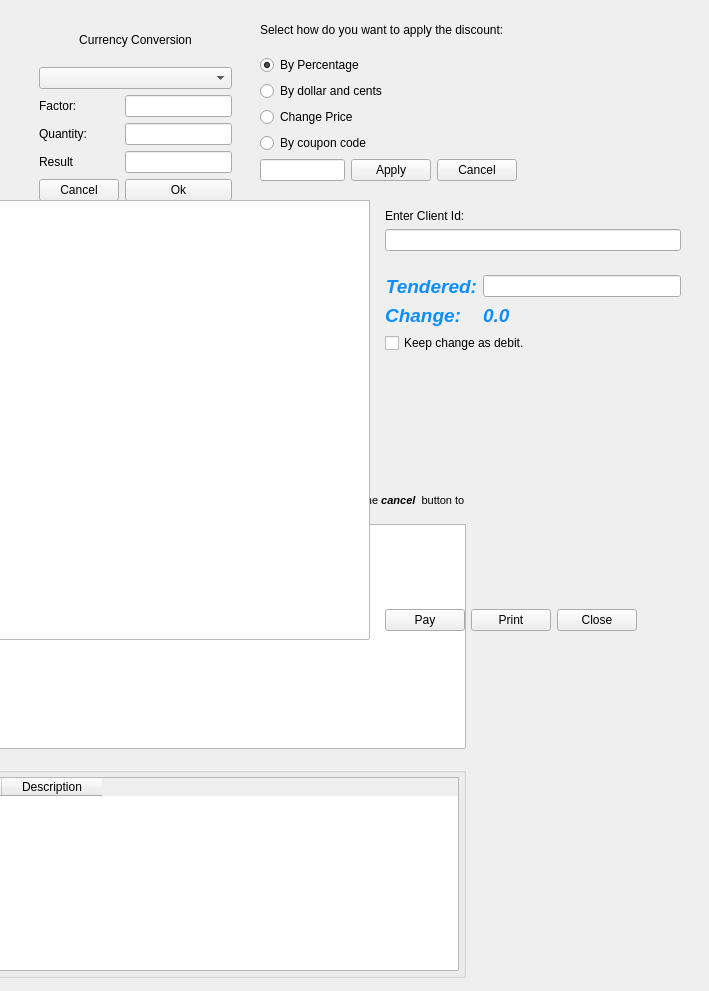
      <widget class="QWidget" name="page_Adds">
       <widget class="QFrame" name="frameCurrency">
        <property name="geometry">
         <rect>
          <x>30</x>
          <y>10</y>
          <width>211</width>
          <height>200</height>
         </rect>
        </property>
        <property name="frameShape">
         <enum>QFrame::NoFrame</enum>
        </property>
        <property name="frameShadow">
         <enum>QFrame::Raised</enum>
        </property>
        <layout class="QGridLayout" name="gridLayout_3">
         <item row="0" column="0" colspan="2">
          <widget class="QLabel" name="label_15">
           <property name="text">
            <string>Currency Conversion</string>
           </property>
           <property name="alignment">
            <set>Qt::AlignCenter</set>
           </property>
          </widget>
         </item>
         <item row="1" column="0" colspan="2">
          <widget class="QComboBox" name="comboCurrency"/>
         </item>
         <item row="2" column="0">
          <widget class="QLabel" name="label_12">
           <property name="text">
            <string>Factor:</string>
           </property>
          </widget>
         </item>
         <item row="2" column="1">
          <widget class="QLineEdit" name="editConvFactor">
           <property name="readOnly">
            <bool>true</bool>
           </property>
          </widget>
         </item>
         <item row="3" column="0">
          <widget class="QLabel" name="label_13">
           <property name="text">
            <string>Quantity:</string>
           </property>
          </widget>
         </item>
         <item row="3" column="1">
          <widget class="QLineEdit" name="editConvQty"/>
         </item>
         <item row="4" column="0">
          <widget class="QLabel" name="label_14">
           <property name="text">
            <string>Result</string>
           </property>
          </widget>
         </item>
         <item row="4" column="1">
          <widget class="QLineEdit" name="editConvResult">
           <property name="readOnly">
            <bool>true</bool>
           </property>
          </widget>
         </item>
         <item row="5" column="0">
          <widget class="QPushButton" name="btnConvCancel">
           <property name="text">
            <string>Cancel</string>
           </property>
          </widget>
         </item>
         <item row="5" column="1">
          <widget class="QPushButton" name="btnConvOk">
           <property name="text">
            <string>Ok</string>
           </property>
          </widget>
         </item>
        </layout>
       </widget>
       <widget class="QWidget" name="discountWidget" native="true">
        <property name="geometry">
         <rect>
          <x>260</x>
          <y>10</y>
          <width>257</width>
          <height>171</height>
         </rect>
        </property>
        <property name="sizePolicy">
         <sizepolicy hsizetype="MinimumExpanding" vsizetype="MinimumExpanding">
          <horstretch>0</horstretch>
          <verstretch>0</verstretch>
         </sizepolicy>
        </property>
        <layout class="QVBoxLayout" name="verticalLayout_5">
         <item>
          <widget class="QLabel" name="lbl_discounts">
           <property name="text">
            <string>Select how do you want to apply the discount:</string>
           </property>
           <property name="wordWrap">
            <bool>true</bool>
           </property>
          </widget>
         </item>
         <item>
          <widget class="QRadioButton" name="rbPercentage">
           <property name="text">
            <string>By Percentage</string>
           </property>
           <property name="checked">
            <bool>true</bool>
           </property>
          </widget>
         </item>
         <item>
          <widget class="QRadioButton" name="rbMoney">
           <property name="text">
            <string>By dollar and cents</string>
           </property>
          </widget>
         </item>
         <item>
          <widget class="QRadioButton" name="rbPriceChange">
           <property name="text">
            <string>Change Price</string>
           </property>
          </widget>
         </item>
         <item>
          <widget class="QRadioButton" name="rbCoupon">
           <property name="text">
            <string>By coupon code</string>
           </property>
          </widget>
         </item>
         <item>
          <layout class="QHBoxLayout" name="horizontalLayout_3">
           <item>
            <widget class="MibitLineEdit" name="editDiscount"/>
           </item>
           <item>
            <widget class="QPushButton" name="btnApplyDiscount">
             <property name="text">
              <string>Apply</string>
             </property>
            </widget>
           </item>
           <item>
            <widget class="QPushButton" name="btnCancelDiscount">
             <property name="text">
              <string>Cancel</string>
             </property>
            </widget>
           </item>
          </layout>
         </item>
        </layout>
       </widget>
       <widget class="QWidget" name="resumeWidget" native="true">
        <property name="geometry">
         <rect>
          <x>-110</x>
          <y>490</y>
          <width>580</width>
          <height>492</height>
         </rect>
        </property>
        <property name="minimumSize">
         <size>
          <width>580</width>
          <height>380</height>
         </size>
        </property>
        <layout class="QVBoxLayout" name="verticalLayout_7">
         <property name="spacing">
          <number>4</number>
         </property>
         <property name="margin">
          <number>4</number>
         </property>
         <item>
          <widget class="QLabel" name="lblTitle">
           <property name="text">
            <string>&lt;!DOCTYPE HTML PUBLIC &quot;-//W3C//DTD HTML 4.0//EN&quot; &quot;http://www.w3.org/TR/REC-html40/strict.dtd&quot;&gt;
&lt;html&gt;&lt;head&gt;&lt;meta name=&quot;qrichtext&quot; content=&quot;1&quot; /&gt;&lt;style type=&quot;text/css&quot;&gt;
p, li { white-space: pre-wrap; }
&lt;/style&gt;&lt;/head&gt;&lt;body style=&quot; font-family:'Lucida Grande'; font-size:8pt; font-weight:400; font-style:normal;&quot;&gt;
&lt;p style=&quot; margin-top:0px; margin-bottom:0px; margin-left:0px; margin-right:0px; -qt-block-indent:0; text-indent:0px;&quot;&gt;The next sales are suspended. Please &lt;span style=&quot; font-weight:600;&quot;&gt;select one to resume&lt;/span&gt; and press the &lt;span style=&quot; font-weight:600; font-style:italic;&quot;&gt;Ok&lt;/span&gt; button; or press the &lt;span style=&quot; font-weight:600; font-style:italic;&quot;&gt;cancel&lt;/span&gt;  button to &lt;span style=&quot; font-weight:600;&quot;&gt;start a new one&lt;/span&gt;.&lt;/p&gt;&lt;/body&gt;&lt;/html&gt;</string>
           </property>
           <property name="wordWrap">
            <bool>true</bool>
           </property>
          </widget>
         </item>
         <item>
          <widget class="QTableView" name="tableSuspendedSales">
           <property name="minimumSize">
            <size>
             <width>280</width>
             <height>0</height>
            </size>
           </property>
           <property name="editTriggers">
            <set>QAbstractItemView::NoEditTriggers</set>
           </property>
           <property name="selectionMode">
            <enum>QAbstractItemView::SingleSelection</enum>
           </property>
           <property name="selectionBehavior">
            <enum>QAbstractItemView::SelectRows</enum>
           </property>
           <property name="sortingEnabled">
            <bool>true</bool>
           </property>
           <property name="cornerButtonEnabled">
            <bool>false</bool>
           </property>
          </widget>
         </item>
         <item>
          <widget class="QGroupBox" name="groupBox_2">
           <property name="minimumSize">
            <size>
             <width>0</width>
             <height>100</height>
            </size>
           </property>
           <property name="title">
            <string>Contents</string>
           </property>
           <layout class="QVBoxLayout" name="verticalLayout_6">
            <property name="spacing">
             <number>4</number>
            </property>
            <property name="margin">
             <number>4</number>
            </property>
            <item>
             <widget class="QTableWidget" name="contentTable">
              <column>
               <property name="text">
                <string>Qty</string>
               </property>
              </column>
              <column>
               <property name="text">
                <string>Description</string>
               </property>
              </column>
             </widget>
            </item>
           </layout>
          </widget>
         </item>
        </layout>
       </widget>
       <widget class="QWidget" name="creditWidget" native="true">
        <property name="geometry">
         <rect>
          <x>-10</x>
          <y>200</y>
          <width>700</width>
          <height>440</height>
         </rect>
        </property>
        <property name="sizePolicy">
         <sizepolicy hsizetype="Expanding" vsizetype="Expanding">
          <horstretch>0</horstretch>
          <verstretch>0</verstretch>
         </sizepolicy>
        </property>
        <property name="minimumSize">
         <size>
          <width>700</width>
          <height>440</height>
         </size>
        </property>
        <layout class="QGridLayout" name="gridLayout_4">
         <item row="0" column="0" rowspan="4">
          <widget class="QTextEdit" name="creditContent">
           <property name="sizePolicy">
            <sizepolicy hsizetype="Expanding" vsizetype="MinimumExpanding">
             <horstretch>0</horstretch>
             <verstretch>0</verstretch>
            </sizepolicy>
           </property>
           <property name="minimumSize">
            <size>
             <width>380</width>
             <height>0</height>
            </size>
           </property>
          </widget>
         </item>
         <item row="0" column="1">
          <widget class="QWidget" name="widget_2" native="true">
           <property name="sizePolicy">
            <sizepolicy hsizetype="MinimumExpanding" vsizetype="Preferred">
             <horstretch>0</horstretch>
             <verstretch>0</verstretch>
            </sizepolicy>
           </property>
           <layout class="QVBoxLayout" name="verticalLayout_9">
            <item>
             <widget class="QLabel" name="label_16">
              <property name="sizePolicy">
               <sizepolicy hsizetype="Maximum" vsizetype="Preferred">
                <horstretch>0</horstretch>
                <verstretch>0</verstretch>
               </sizepolicy>
              </property>
              <property name="text">
               <string>Enter Client Id:</string>
              </property>
             </widget>
            </item>
            <item>
             <widget class="QLineEdit" name="editClientIdForCredit">
              <property name="sizePolicy">
               <sizepolicy hsizetype="Expanding" vsizetype="Fixed">
                <horstretch>0</horstretch>
                <verstretch>0</verstretch>
               </sizepolicy>
              </property>
              <property name="maximumSize">
               <size>
                <width>16777215</width>
                <height>16777215</height>
               </size>
              </property>
             </widget>
            </item>
           </layout>
          </widget>
         </item>
         <item row="1" column="1">
          <widget class="QWidget" name="creditPaymentWidget" native="true">
           <property name="sizePolicy">
            <sizepolicy hsizetype="Expanding" vsizetype="Maximum">
             <horstretch>0</horstretch>
             <verstretch>0</verstretch>
            </sizepolicy>
           </property>
           <property name="minimumSize">
            <size>
             <width>0</width>
             <height>50</height>
            </size>
           </property>
           <layout class="QVBoxLayout" name="verticalLayout_8">
            <item>
             <layout class="QGridLayout" name="gridLayout_5">
              <item row="0" column="0">
               <widget class="QLabel" name="label_18">
                <property name="sizePolicy">
                 <sizepolicy hsizetype="Minimum" vsizetype="Preferred">
                  <horstretch>0</horstretch>
                  <verstretch>0</verstretch>
                 </sizepolicy>
                </property>
                <property name="text">
                 <string>&lt;!DOCTYPE HTML PUBLIC &quot;-//W3C//DTD HTML 4.0//EN&quot; &quot;http://www.w3.org/TR/REC-html40/strict.dtd&quot;&gt;
&lt;html&gt;&lt;head&gt;&lt;meta name=&quot;qrichtext&quot; content=&quot;1&quot; /&gt;&lt;style type=&quot;text/css&quot;&gt;
p, li { white-space: pre-wrap; }
&lt;/style&gt;&lt;/head&gt;&lt;body style=&quot; font-family:'Ubuntu'; font-size:11pt; font-weight:400; font-style:normal;&quot;&gt;
&lt;p style=&quot; margin-top:0px; margin-bottom:0px; margin-left:0px; margin-right:0px; -qt-block-indent:0; text-indent:0px;&quot;&gt;&lt;span style=&quot; font-size:14pt; font-weight:600; font-style:italic; color:#0c8eff;&quot;&gt;Tendered:&lt;/span&gt;&lt;/p&gt;&lt;/body&gt;&lt;/html&gt;</string>
                </property>
                <property name="alignment">
                 <set>Qt::AlignRight|Qt::AlignTrailing|Qt::AlignVCenter</set>
                </property>
               </widget>
              </item>
              <item row="0" column="1">
               <widget class="MibitLineEdit" name="editCreditTendered">
                <property name="sizePolicy">
                 <sizepolicy hsizetype="Expanding" vsizetype="Fixed">
                  <horstretch>0</horstretch>
                  <verstretch>0</verstretch>
                 </sizepolicy>
                </property>
                <property name="minimumSize">
                 <size>
                  <width>120</width>
                  <height>0</height>
                 </size>
                </property>
                <property name="maximumSize">
                 <size>
                  <width>200</width>
                  <height>16777215</height>
                 </size>
                </property>
               </widget>
              </item>
              <item row="1" column="0">
               <widget class="QLabel" name="label_19">
                <property name="sizePolicy">
                 <sizepolicy hsizetype="Maximum" vsizetype="Preferred">
                  <horstretch>0</horstretch>
                  <verstretch>0</verstretch>
                 </sizepolicy>
                </property>
                <property name="text">
                 <string>&lt;!DOCTYPE HTML PUBLIC &quot;-//W3C//DTD HTML 4.0//EN&quot; &quot;http://www.w3.org/TR/REC-html40/strict.dtd&quot;&gt;
&lt;html&gt;&lt;head&gt;&lt;meta name=&quot;qrichtext&quot; content=&quot;1&quot; /&gt;&lt;style type=&quot;text/css&quot;&gt;
p, li { white-space: pre-wrap; }
&lt;/style&gt;&lt;/head&gt;&lt;body style=&quot; font-family:'Ubuntu'; font-size:11pt; font-weight:400; font-style:normal;&quot;&gt;
&lt;p style=&quot; margin-top:0px; margin-bottom:0px; margin-left:0px; margin-right:0px; -qt-block-indent:0; text-indent:0px;&quot;&gt;&lt;span style=&quot; font-size:14pt; font-weight:600; font-style:italic; color:#0c8eff;&quot;&gt;Change:&lt;/span&gt;&lt;/p&gt;&lt;/body&gt;&lt;/html&gt;</string>
                </property>
                <property name="alignment">
                 <set>Qt::AlignRight|Qt::AlignTrailing|Qt::AlignVCenter</set>
                </property>
               </widget>
              </item>
              <item row="1" column="1">
               <widget class="QLabel" name="lblCreditChange">
                <property name="sizePolicy">
                 <sizepolicy hsizetype="Maximum" vsizetype="Preferred">
                  <horstretch>0</horstretch>
                  <verstretch>0</verstretch>
                 </sizepolicy>
                </property>
                <property name="text">
                 <string>&lt;!DOCTYPE HTML PUBLIC &quot;-//W3C//DTD HTML 4.0//EN&quot; &quot;http://www.w3.org/TR/REC-html40/strict.dtd&quot;&gt;
&lt;html&gt;&lt;head&gt;&lt;meta name=&quot;qrichtext&quot; content=&quot;1&quot; /&gt;&lt;style type=&quot;text/css&quot;&gt;
p, li { white-space: pre-wrap; }
&lt;/style&gt;&lt;/head&gt;&lt;body style=&quot; font-family:'Ubuntu'; font-size:11pt; font-weight:400; font-style:normal;&quot;&gt;
&lt;p style=&quot; margin-top:0px; margin-bottom:0px; margin-left:0px; margin-right:0px; -qt-block-indent:0; text-indent:0px;&quot;&gt;&lt;span style=&quot; font-size:14pt; font-weight:600; font-style:italic; color:#0c8eff;&quot;&gt;0.0&lt;/span&gt;&lt;/p&gt;&lt;/body&gt;&lt;/html&gt;</string>
                </property>
                <property name="textFormat">
                 <enum>Qt::RichText</enum>
                </property>
                <property name="alignment">
                 <set>Qt::AlignLeading|Qt::AlignLeft|Qt::AlignVCenter</set>
                </property>
                <property name="margin">
                 <number>0</number>
                </property>
               </widget>
              </item>
             </layout>
            </item>
            <item>
             <widget class="QCheckBox" name="chKeepDebit">
              <property name="sizePolicy">
               <sizepolicy hsizetype="Maximum" vsizetype="Fixed">
                <horstretch>0</horstretch>
                <verstretch>0</verstretch>
               </sizepolicy>
              </property>
              <property name="text">
               <string>Keep change as debit.</string>
              </property>
             </widget>
            </item>
           </layout>
          </widget>
         </item>
         <item row="3" column="1">
          <widget class="QWidget" name="widget" native="true">
           <property name="sizePolicy">
            <sizepolicy hsizetype="Maximum" vsizetype="Preferred">
             <horstretch>0</horstretch>
             <verstretch>0</verstretch>
            </sizepolicy>
           </property>
           <layout class="QHBoxLayout" name="horizontalLayout_5">
            <item>
             <widget class="QPushButton" name="btnPayCredit">
              <property name="sizePolicy">
               <sizepolicy hsizetype="Maximum" vsizetype="Fixed">
                <horstretch>0</horstretch>
                <verstretch>0</verstretch>
               </sizepolicy>
              </property>
              <property name="text">
               <string>Pay</string>
              </property>
             </widget>
            </item>
            <item>
             <widget class="QPushButton" name="btnPrintCreditReport">
              <property name="text">
               <string>Print</string>
              </property>
             </widget>
            </item>
            <item>
             <widget class="QPushButton" name="btnCancelCreditPayment">
              <property name="sizePolicy">
               <sizepolicy hsizetype="Maximum" vsizetype="Fixed">
                <horstretch>0</horstretch>
                <verstretch>0</verstretch>
               </sizepolicy>
              </property>
              <property name="text">
               <string>Close</string>
              </property>
             </widget>
            </item>
           </layout>
          </widget>
         </item>
         <item row="2" column="1">
          <spacer name="verticalSpacer_3">
           <property name="orientation">
            <enum>Qt::Vertical</enum>
           </property>
           <property name="sizeHint" stdset="0">
            <size>
             <width>20</width>
             <height>40</height>
            </size>
           </property>
          </spacer>
         </item>
        </layout>
       </widget>
      </widget>
